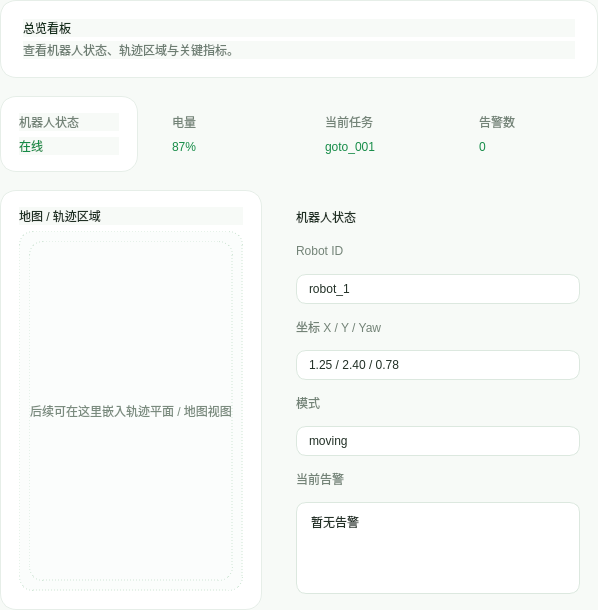
<?xml version="1.0" encoding="UTF-8"?>
<ui version="4.0">
 <class>OverviewPage</class>
 <widget class="QWidget" name="总览看板Page">
  <property name="styleSheet">
   <string notr="true">QWidget {
    background: #F7FAF7;
    color: #1F2A1F;
    font-family: "Microsoft YaHei", "PingFang SC", "Noto Sans CJK SC", sans-serif;
}
QFrame#pageCard, QFrame#statCard, QFrame#taskCard, QFrame#logCard, QFrame#tableCard, QFrame#settingsCard, QFrame#heroCard {
    background: #FFFFFF;
    border: 1px solid #E6EEE8;
    border-radius: 16px;
}
QLabel#pageHeading {
    color: #16311E;
    font: 700 18pt "Microsoft YaHei";
}
QLabel#pageSubheading {
    color: #6E7E73;
    font: 10pt "Microsoft YaHei";
}
QLabel#sectionTitle {
    color: #203024;
    font: 700 10.5pt "Microsoft YaHei";
}
QLabel#statValue {
    color: #168C48;
    font: 700 18pt "Microsoft YaHei";
}
QLabel#statLabel, QLabel#fieldLabel {
    color: #738377;
    font: 9.5pt "Microsoft YaHei";
}
QLineEdit, QComboBox, QPlainTextEdit, QSpinBox, QDoubleSpinBox {
    background: #FFFFFF;
    border: 1px solid #DCE8DF;
    border-radius: 10px;
    padding: 6px 10px;
    color: #223026;
}
QPushButton#primaryButton {
    background: #22C55E;
    color: #FFFFFF;
    border: none;
    border-radius: 10px;
    min-height: 38px;
    padding: 0 18px;
    font: 700 10pt "Microsoft YaHei";
}
QPushButton#primaryButton:hover {
    background: #16A34A;
}
QPushButton#secondaryButton {
    background: #F3FAF5;
    color: #168C48;
    border: 1px solid #CDEED8;
    border-radius: 10px;
    min-height: 38px;
    padding: 0 18px;
    font: 700 10pt "Microsoft YaHei";
}
QPushButton#secondaryButton:hover {
    background: #E8F8EE;
}
QTableWidget {
    background: #FFFFFF;
    border: 1px solid #E6EEE8;
    border-radius: 12px;
    gridline-color: #EEF2EF;
    color: #243126;
}
QHeaderView::section {
    background: #F8FBF8;
    color: #5D6D62;
    padding: 8px;
    border: none;
    border-bottom: 1px solid #E6EEE8;
    font: 700 9pt "Microsoft YaHei";
}</string>
  </property>
  <layout class="QVBoxLayout" name="verticalLayoutRoot">
   <property name="spacing">
    <number>18</number>
   </property>
   <property name="leftMargin">
    <number>0</number>
   </property>
   <property name="topMargin">
    <number>0</number>
   </property>
   <property name="rightMargin">
    <number>0</number>
   </property>
   <property name="bottomMargin">
    <number>0</number>
   </property>
   <item>
    <widget class="QFrame" name="heroCard">
     <layout class="QVBoxLayout" name="verticalLayoutHero">
      <property name="spacing">
       <number>4</number>
      </property>
      <property name="leftMargin">
       <number>22</number>
      </property>
      <property name="topMargin">
       <number>18</number>
      </property>
      <property name="rightMargin">
       <number>22</number>
      </property>
      <property name="bottomMargin">
       <number>18</number>
      </property>
      <item>
       <widget class="QLabel" name="pageHeading">
        <property name="text">
         <string>总览看板</string>
        </property>
       </widget>
      </item>
      <item>
       <widget class="QLabel" name="pageSubheading">
        <property name="text">
         <string>查看机器人状态、轨迹区域与关键指标。</string>
        </property>
       </widget>
      </item>
     </layout>
    </widget>
   </item>
   
   <item>
    <layout class="QHBoxLayout" name="horizontalLayoutStats">
     <property name="spacing">
      <number>16</number>
     </property>
     <item>
      <widget class="QFrame" name="statCard">
       <layout class="QVBoxLayout" name="verticalLayoutStat1">
        <property name="leftMargin"><number>18</number></property>
        <property name="topMargin"><number>16</number></property>
        <property name="rightMargin"><number>18</number></property>
        <property name="bottomMargin"><number>16</number></property>
        <item><widget class="QLabel" name="statLabel"><property name="text"><string>机器人状态</string></property></widget></item>
        <item><widget class="QLabel" name="statValue"><property name="text"><string>在线</string></property></widget></item>
       </layout>
      </widget>
     </item>
     <item>
      <widget class="QFrame" name="statCard">
       <layout class="QVBoxLayout" name="verticalLayoutStat2">
        <property name="leftMargin"><number>18</number></property>
        <property name="topMargin"><number>16</number></property>
        <property name="rightMargin"><number>18</number></property>
        <property name="bottomMargin"><number>16</number></property>
        <item><widget class="QLabel" name="statLabel2"><property name="styleSheet"><string notr="true">color:#738377; font:9.5pt "Microsoft YaHei";</string></property><property name="text"><string>电量</string></property></widget></item>
        <item><widget class="QLabel" name="statValue2"><property name="styleSheet"><string notr="true">color:#168C48; font:700 18pt "Microsoft YaHei";</string></property><property name="text"><string>87%</string></property></widget></item>
       </layout>
      </widget>
     </item>
     <item>
      <widget class="QFrame" name="statCard">
       <layout class="QVBoxLayout" name="verticalLayoutStat3">
        <property name="leftMargin"><number>18</number></property>
        <property name="topMargin"><number>16</number></property>
        <property name="rightMargin"><number>18</number></property>
        <property name="bottomMargin"><number>16</number></property>
        <item><widget class="QLabel" name="statLabel3"><property name="styleSheet"><string notr="true">color:#738377; font:9.5pt "Microsoft YaHei";</string></property><property name="text"><string>当前任务</string></property></widget></item>
        <item><widget class="QLabel" name="statValue3"><property name="styleSheet"><string notr="true">color:#168C48; font:700 18pt "Microsoft YaHei";</string></property><property name="text"><string>goto_001</string></property></widget></item>
       </layout>
      </widget>
     </item>
     <item>
      <widget class="QFrame" name="statCard">
       <layout class="QVBoxLayout" name="verticalLayoutStat4">
        <property name="leftMargin"><number>18</number></property>
        <property name="topMargin"><number>16</number></property>
        <property name="rightMargin"><number>18</number></property>
        <property name="bottomMargin"><number>16</number></property>
        <item><widget class="QLabel" name="statLabel4"><property name="styleSheet"><string notr="true">color:#738377; font:9.5pt "Microsoft YaHei";</string></property><property name="text"><string>告警数</string></property></widget></item>
        <item><widget class="QLabel" name="statValue4"><property name="styleSheet"><string notr="true">color:#168C48; font:700 18pt "Microsoft YaHei";</string></property><property name="text"><string>0</string></property></widget></item>
       </layout>
      </widget>
     </item>
    </layout>
   </item>
   <item>
    <layout class="QHBoxLayout" name="horizontalLayoutMainPanels">
     <property name="spacing"><number>16</number></property>
     <item>
      <widget class="QFrame" name="pageCard">
       <layout class="QVBoxLayout" name="verticalLayoutMapCard">
        <property name="leftMargin"><number>18</number></property>
        <property name="topMargin"><number>16</number></property>
        <property name="rightMargin"><number>18</number></property>
        <property name="bottomMargin"><number>18</number></property>
        <item><widget class="QLabel" name="sectionTitle"><property name="text"><string>地图 / 轨迹区域</string></property></widget></item>
        <item>
         <widget class="QFrame" name="frameMapCanvas">
          <property name="minimumSize"><size><width>0</width><height>360</height></size></property>
          <property name="styleSheet"><string notr="true">background:#FBFDFC; border:1px dashed #CFE5D5; border-radius:14px;</string></property>
          <layout class="QVBoxLayout" name="verticalLayoutMapCanvas">
           <item>
            <widget class="QLabel" name="labelMapHint">
             <property name="styleSheet"><string notr="true">color:#7A8B7E; font:11pt "Microsoft YaHei";</string></property>
             <property name="alignment"><set>Qt::AlignCenter</set></property>
             <property name="text"><string>后续可在这里嵌入轨迹平面 / 地图视图</string></property>
            </widget>
           </item>
          </layout>
         </widget>
        </item>
       </layout>
      </widget>
     </item>
     <item>
      <widget class="QFrame" name="pageCard">
       <property name="minimumSize"><size><width>320</width><height>0</height></size></property>
       <property name="maximumSize"><size><width>360</width><height>16777215</height></size></property>
       <layout class="QVBoxLayout" name="verticalLayoutStatusCard">
        <property name="leftMargin"><number>18</number></property>
        <property name="topMargin"><number>16</number></property>
        <property name="rightMargin"><number>18</number></property>
        <property name="bottomMargin"><number>16</number></property>
        <property name="spacing"><number>12</number></property>
        <item><widget class="QLabel" name="sectionTitle2"><property name="styleSheet"><string notr="true">color:#203024; font:700 10.5pt "Microsoft YaHei";</string></property><property name="text"><string>机器人状态</string></property></widget></item>
        <item><widget class="QLabel" name="fieldLabel"><property name="text"><string>Robot ID</string></property></widget></item>
        <item><widget class="QLineEdit" name="labelRobotIdValue"><property name="text"><string>robot_1</string></property><property name="readOnly"><bool>true</bool></property></widget></item>
        <item><widget class="QLabel" name="fieldLabel2"><property name="styleSheet"><string notr="true">color:#738377; font:9.5pt "Microsoft YaHei";</string></property><property name="text"><string>坐标 X / Y / Yaw</string></property></widget></item>
        <item><widget class="QLineEdit" name="linePose"><property name="text"><string>1.25 / 2.40 / 0.78</string></property><property name="readOnly"><bool>true</bool></property></widget></item>
        <item><widget class="QLabel" name="fieldLabel3"><property name="styleSheet"><string notr="true">color:#738377; font:9.5pt "Microsoft YaHei";</string></property><property name="text"><string>模式</string></property></widget></item>
        <item><widget class="QLineEdit" name="lineMode"><property name="text"><string>moving</string></property><property name="readOnly"><bool>true</bool></property></widget></item>
        <item><widget class="QLabel" name="fieldLabel4"><property name="styleSheet"><string notr="true">color:#738377; font:9.5pt "Microsoft YaHei";</string></property><property name="text"><string>当前告警</string></property></widget></item>
        <item><widget class="QPlainTextEdit" name="plainAlertText"><property name="maximumSize"><size><width>16777215</width><height>92</height></size></property><property name="plainText"><string>暂无告警</string></property><property name="readOnly"><bool>true</bool></property></widget></item>
       </layout>
      </widget>
     </item>
    </layout>
   </item>

  </layout>
 </widget>
 <resources/>
 <connections/>
</ui>
